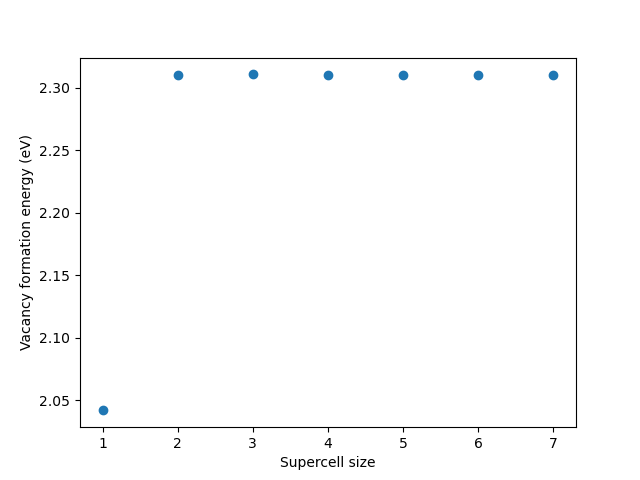

Write Python code to recreate this figure.
# Problem 2
import numpy as np
import matplotlib.pyplot as plt
import sys
import os
sys.path.append("/home/gridsan/{}/".format(os.environ['USER']))
from ase.spacegroup import crystal
from ase.build import make_supercell
from ase.io import write, read
from labutil.src.plugins.lammps import *
os.environ['LAMMPS_COMMAND']    = '/home/gridsan/{}/3320_atomistic_shared/lammps/src/lmp_serial'.format(os.environ['USER'])
os.environ['LAMMPS_POTENTIALS'] = '/home/gridsan/{}/3320_atomistic_shared/lammps/potentials'.format(os.environ['USER'])
os.environ['WORKDIR']           = os.getcwd()

# 2A

# Generate slabs of different sizes
unit_cell_dims = np.arange(1,15)
for bool in [True, False]:
    for unit_cell_dim in unit_cell_dims:
        # Build supercell
        unitcell = crystal('Ag', [(0, 0, 0)], spacegroup=225, cellpar=[4.090 , 4.090 ,4.090 , 90, 90, 90])
        multiplier = np.identity(3) * unit_cell_dim
        ase_supercell = make_supercell(unitcell, multiplier)

        # Remove 1 atom
        with_vac = bool
        
        if with_vac:
            ase_supercell.pop(0)
            write(f'Ag_slab_sc{unit_cell_dim}{unit_cell_dim}{unit_cell_dim}_with_vac.cif', ase_supercell)
        else:
            write(f'Ag_slab_sc{unit_cell_dim}{unit_cell_dim}{unit_cell_dim}.cif', ase_supercell)

# Compute cohesive energies
# Without optimization
input_template = """
# ---------- 1. Initialize simulation ---------------------
units metal
atom_style atomic
dimension  3
boundary   p p p
read_data $DATAINPUT

# ---------- 2. Specify interatomic potential ---------------------
pair_style eam
pair_coeff * * $POTENTIAL

# pair_style lj/cut 4.5
# pair_coeff 1 1 0.3450 2.6244 4.5

# ---------- 3. Run single point calculation  ---------------------
thermo_style custom step pe lx ly lz press pxx pyy pzz
run 0

# -- include optimization of the unit cell parameter
fix 1 all box/relax iso 0.0 vmax 0.001

# -- enable optimization of atomic positions (and the cell) 
min_style cg
minimize 1e-10 1e-10 10000 100000

# ---- 4. Define and print useful variables -------------
variable natoms equal "count(all)"
variable totenergy equal "pe"
variable length equal "lx"

print "Total energy (eV) = ${totenergy}"
print "Number of atoms = ${natoms}"
print "Lattice constant (Angstoms) = ${length}"
"""

def compute_energy_from_cif(fname, template, element, potpath):
    '''
    Computes energy from cif file input
    '''
    struc = read(fname) # read cif file
    struc = Struc(ase2struc(struc)) # important to convert from ASE to struc
    potpath = os.path.join(os.environ['LAMMPS_POTENTIALS'],potpath)
    potential = ClassicalPotential(path=potpath, ptype='eam', element=[element])
    runpath = Dir(path=os.path.join(os.environ['WORKDIR'], "Lab1", fname.split('.')[0]))
    output_file = lammps_run(struc=struc, runpath=runpath, potential=potential, intemplate=template, inparam={})
    energy, lattice = get_lammps_energy(outfile=output_file)

    n_atoms = struc.n_atoms
    return energy, lattice, n_atoms

if __name__ == '__main__':
    energy_list, size_list = [], []
    for d in unit_cell_dims:
        print(d)
        energy, _, n_atoms = compute_energy_from_cif(fname = f'Ag_slab_sc{d}{d}{d}.cif', template = input_template, element = 'Ag', potpath = 'Ag_u3.eam')
        E_wo_vac = (n_atoms-1)/n_atoms*energy
        print('E_cohesive: ', energy/n_atoms)

        energy, _, n_atoms = compute_energy_from_cif(fname = f'Ag_slab_sc{d}{d}{d}_with_vac.cif', template = input_template, element = 'Ag', potpath = 'Ag_u3.eam')
        E_w_vac = energy
        E_vac = E_w_vac - E_wo_vac

        energy_list.append(E_vac)
        size_list.append(d)

    plt.scatter(size_list, energy_list)
    plt.xlabel("Supercell size")
    plt.ylabel("Vacancy formation energy (eV)")
    plt.savefig('Ag_supercell_vac_w_opt_eam.png')
    plt.show()


